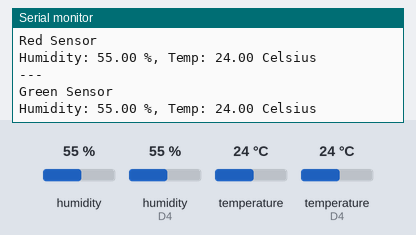
Recording of a sketch running on a simulated ESP8266 (NodeMCU). On the bench: the last lines printed to the serial monitor. The test bench sets the inputs (shaded band); at power-on: humidity 55 %, humidity (sensor on D4) 55 %, temperature 24 °C, temperature (sensor on D4) 24 °C.

Above: at 10.8 s.
10.9 s: humidity (sensor 0) set to 22 %
18.4 s: humidity (sensor on D4) set to 40 %
At 21.3 s:
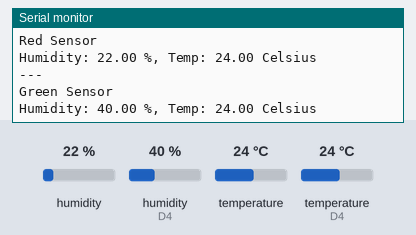
25.9 s: temperature (sensor 0) set to 12 °C
33.4 s: temperature (sensor on D4) set to 12 °C
At 36.7 s:
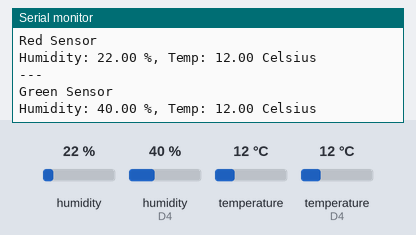
40.9 s: humidity (sensor 0) set to 68 %
48.4 s: humidity (sensor on D4) set to 88 %
At 50.9 s:
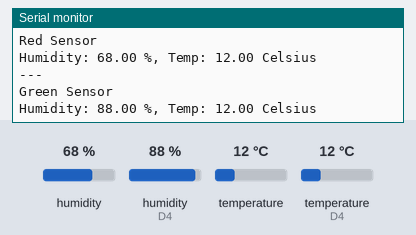
Timing chart, 0 to 52.4 s (numbered marks = the images above; inputs shaded):
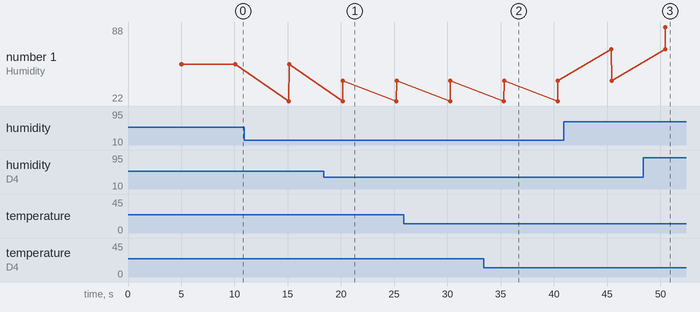

The sketch:

dht11.ino
```cpp
// (licence header left out)
#include <DHT.h>

#define TEMPSENSOR_RED_PIN D3
#define TEMPSENSOR_GREEN_PIN D4
#define DHT_SENSOR_TYPE DHT11

DHT TEMP_SENSOR_RED(TEMPSENSOR_RED_PIN, DHT_SENSOR_TYPE);
DHT TEMP_SENSOR_GREEN(TEMPSENSOR_GREEN_PIN, DHT_SENSOR_TYPE);

void setup() {
  Serial.begin(115200);

  TEMP_SENSOR_RED.begin();
  TEMP_SENSOR_GREEN.begin();
}

void loop() {
  delay(5000);

  Serial.println("Red Sensor");
  double hum = TEMP_SENSOR_RED.readHumidity();
  double temp = TEMP_SENSOR_RED.readTemperature();
  Serial.print("Humidity: ");
  Serial.print(hum);
  Serial.print(" %, Temp: ");
  Serial.print(temp);
  Serial.println(" Celsius");

  Serial.println("---");

  Serial.println("Green Sensor");
  hum = TEMP_SENSOR_GREEN.readHumidity();
  temp = TEMP_SENSOR_GREEN.readTemperature();
  Serial.print("Humidity: ");
  Serial.print(hum);
  Serial.print(" %, Temp: ");
  Serial.print(temp);
  Serial.println(" Celsius");
}
```

Measured:
- after the input at 18.4 s, the serial monitor: prints a new line after 1.8 s (image 1)
- after the input at 33.4 s, the serial monitor: prints a new line after 1.9 s (image 2)
- after the input at 48.4 s, the serial monitor: prints a new line after 2.1 s (image 3)
- plotted number 1: 55 → 40 after the input at 18.4 s, 40 → 88 after the input at 48.4 s
